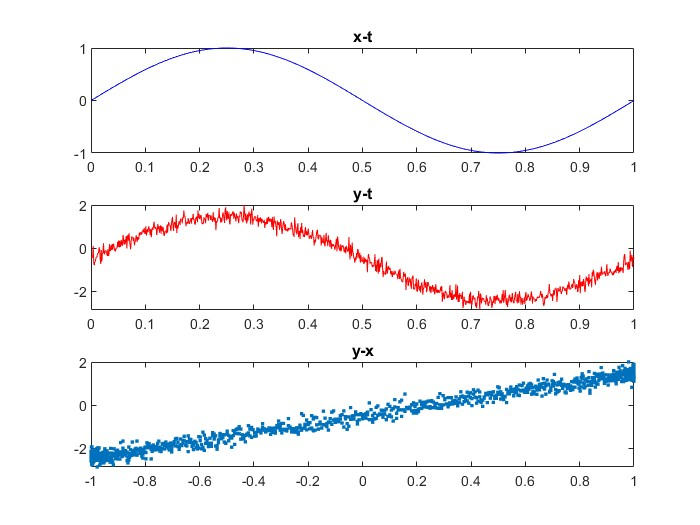
%> input picture CA1/part2-1-1.jpg, 700 x 525 px
$ octave p2.m   (GNU Octave 9; MATLAB toolbox functions it lacks are replaced by stand-ins)
%> lines starting %> are read from the running program, lines starting %| are printed output that depends on the picture; in (x1, y1, x2, y2) boxes, pixels count from 0 and x2, y2 are one past the last pixel; in counts of white or black regions, pixels touching at a corner belong together; the program's own positions count from 1
### CA1/CA2/mygrayfun.m
function output_image =  mygrayfun(input_picture)

if size(input_picture,3)==3
    output_image= 0.2989*input_picture(:,:,1) + 0.5870 * input_picture(:,:,2) +0.1140 * input_picture(:,:,3);
else
    output_image=input_picture;

end
output_image = uint8(output_image);
end

### CA2/mybinaryfun.m
 function binary_image = mybinaryfun(input_image , threshold)

binary_image=ones(size(input_image));
binary_image(input_image>threshold)=0;
end

### CA1/CA2/myremovecom.m
 function output_image = myremovecom(input_image, threshold_area)
    % Function to remove small objects from a binary image
    % Input:
    % input_image: Binary image
    % threshold_area: Minimum area of objects to be retained

    [rows, columns] = size(input_image);
    labeled_image = zeros(rows, columns);
    label = 0;

    for i = 1:rows
        for j = 1:columns
            if input_image(i, j) == 1 && labeled_image(i, j) == 0
                label = label + 1;
                stack = [i, j];
                area = 0;

                while ~isempty(stack)
                    current_pixel = stack(1, :);
                    stack(1, :) = [];
                    x = current_pixel(1);
                    y = current_pixel(2);

                    if x >= 1 && x <= rows && y >= 1 && y <= columns && input_image(x, y) == 1 && labeled_image(x, y) == 0
                        labeled_image(x, y) = label;
                        area = area + 1;
                        stack = [stack; x-1, y; x+1, y; x, y-1; x, y+1];
                    end
                end

                if area < threshold_area
                    labeled_image(labeled_image == label) = 0;
                    label = label - 1;
                end
            end
        end
    end

    output_image = labeled_image > 0;
end

### CA1/CA2/mysegmentation.m
function labeled_image = mysegmentation(input_image)
    % Function to label connected components in a binary image
    % Input:
    % input_image: Binary image


    [rows, columns] = size(input_image);
    labeled_image = zeros(rows, columns);
    label = 0;

    for j = 1:columns
        for i = 1:rows
            if input_image(i, j) == 1 && labeled_image(i, j) == 0
                label = label + 1;
                stack = [i, j];

                while ~isempty(stack)
                    current_pixel = stack(1, :);
                    stack(1, :) = [];
                    x = current_pixel(1);
                    y = current_pixel(2);

                    if x >= 1 && x <= rows && y >= 1 && y <= columns && input_image(x, y) == 1 && labeled_image(x, y) == 0
                        labeled_image(x, y) = label;
                        stack = [stack; x-1, y; x+1, y; x, y-1; x, y+1];
                    end
                end
            end
        end
    end
end

### CA2/p2.m

load TRAININGSET2.mat
%loading picture
[file,path]=uigetfile({'*.jpg;*.bmp;*.png;*.tif'},'Choose an image');
%> the answer given: ../CA1/part2-1-1.jpg
s=[path,file];
picture=imread(s);
%> picture is the input picture: size 525x700x3 uint8; mean R, G, B 246, 246, 247.3
picture=imresize(picture,[300 500]);
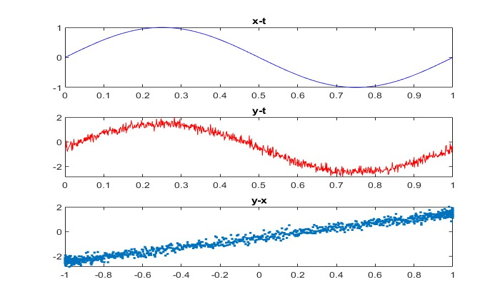
%> picture: size 300x500x3 uint8; mean R, G, B 245.8, 245.8, 247.1
%figure
pic2=mygrayfun(picture);
pic3=mybinaryfun(pic2,100);
%> in mybinaryfun, `binary_image(input_image>threshold)=0;`:
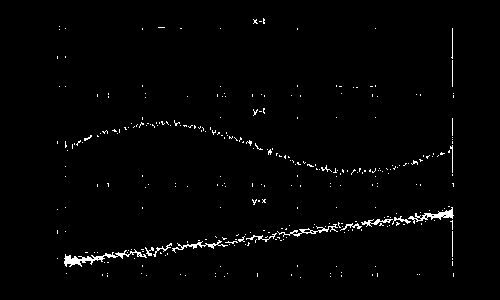
%> binary_image: size 300x500 double; values 0 (black) and 1 (white), 1.6% white in thin lines or dots, all inside (x1, y1, x2, y2) = (57, 18, 454, 278)
pic4=myremovecom(pic3,30);
%> after the loop in myremovecom, `for i = 1:rows`:
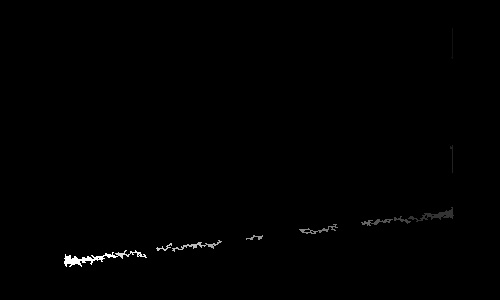
%> labeled_image: size 300x500 double; min 0, max 15, mean 0.0651; drawn with min black and max white
%> after the loop in myremovecom, `for i = 1:rows`: area = 1; current_pixel = [278 302]; label = 15; x = 278; y = 302
%> in myremovecom, `output_image = labeled_image > 0;`:
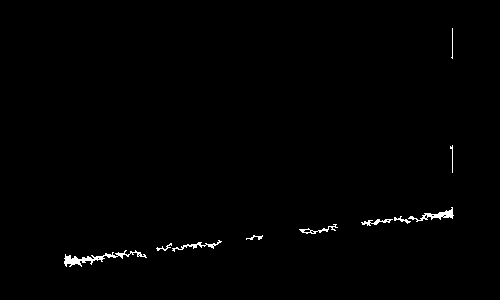
%> output_image: size 300x500 logical; 0.73% white in thin lines or dots, all inside (x1, y1, x2, y2) = (64, 28, 454, 267)
totalLetters=size(TRAIN,2);


figure
imshow(pic4);
imshow(pic3);
pic4=imresize(pic4,[500,500]);
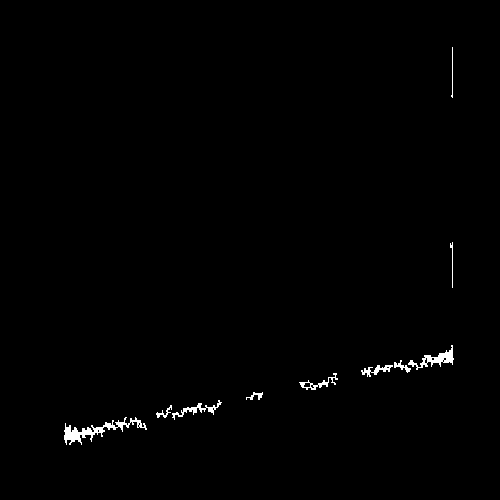
%> pic4: size 500x500 logical; 0.72% white; 10 white regions, largest, box (x1, y1, x2, y2) and area: (64, 417, 147, 445) 608, (408, 345, 454, 370) 343, (172, 400, 222, 420) 220
pic5=mysegmentation(pic4);
%> after the loop in mysegmentation, `for j = 1:columns`: current_pixel = [48 454]; x = 48; y = 454


final_output=[];
t=[];
for n=1:max(pic5(:))
    [r,c] = find(pic5==n);
    Y=pic4(min(r):max(r),min(c):max(c));
    Y=imresize(Y,[42,24]);
     %figure
    % imshow(Y)


 ro=zeros(1,totalLetters);
    for k=1:totalLetters
        ro(k)=corr2(TRAIN{1,k},Y);
    end
    if n==7
        saeed=1;
    end
    [MAXRO,pos]=max(ro);
    if MAXRO>.8
        out=cell2mat(TRAIN(2,pos));
        final_output=[final_output out];
    end
end
%> this loop made 15 passes
%> (saeed, MAXRO, pos) on pass 7: (1, 0.263, 6)
%> (MAXRO, pos) on passes 1 to 6: (0.338, 19), (0.282, 5), (0.438, 2), (0.326, 11), (0.298, 12), (0.382, 8)
%> pass 1, `Y=imresize(Y,[42,24]);`:
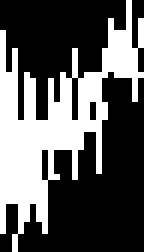
%> Y: size 42x24 logical (shown 6 times larger); 35.1% white; 1 white region, box (x1, y1, x2, y2) and area: (0, 0, 24, 42) 354
%> pass 3, `Y=imresize(Y,[42,24]);`:
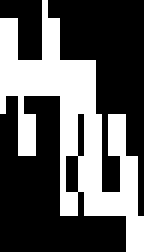
%> Y: size 42x24 logical (shown 6 times larger); 36% white; 1 white region, box (x1, y1, x2, y2) and area: (0, 0, 24, 42) 363
%> after the loop, ro = 22 values, max 0.3 at index 2, min -0.304 at index 7, mean 0.00114

% Printing the plate
%%%%%%%%%%%%%%%%%%%%%%%%%%%%%%%%%%%%%%%%%%%%%%%%%%%%%%%%%%%%%%%%%%
file = fopen('number_Plate.txt', 'wt');
fprintf(file,'%s\n',final_output);
fclose(file);
